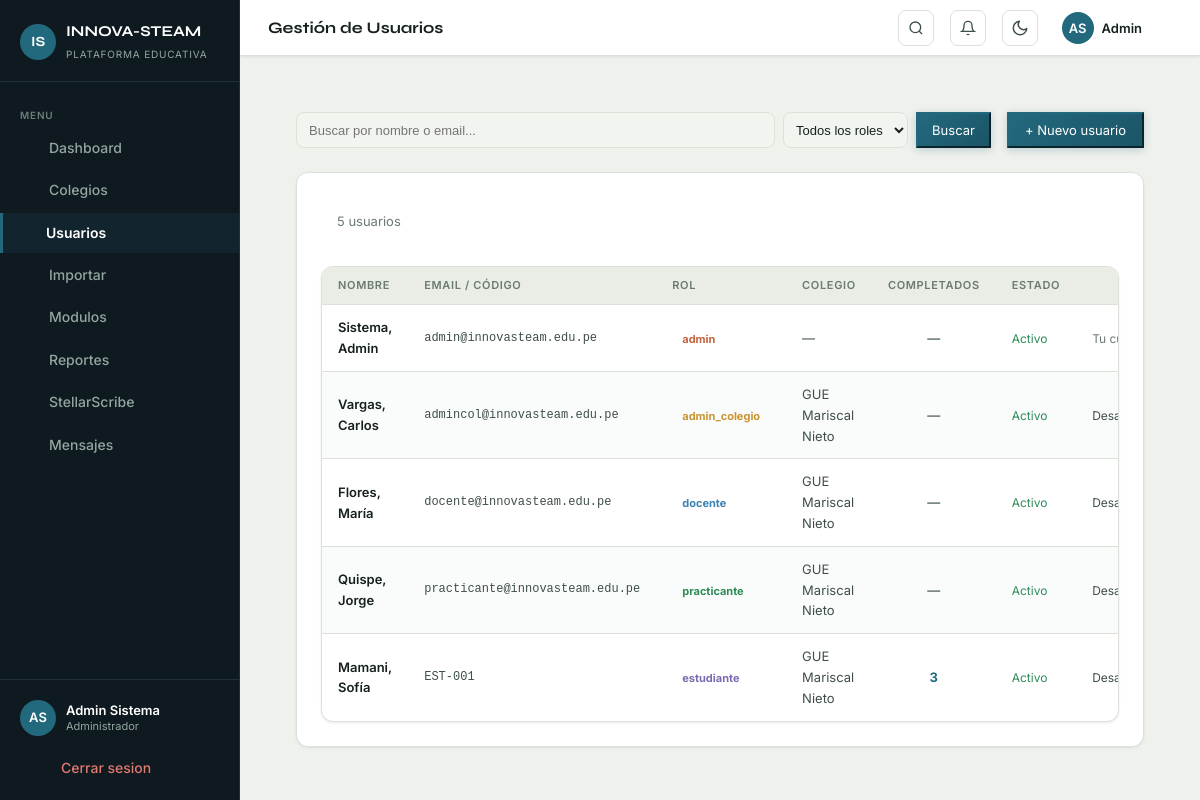
Page /admin/usuarios.php (signed in) on the earlier database version.
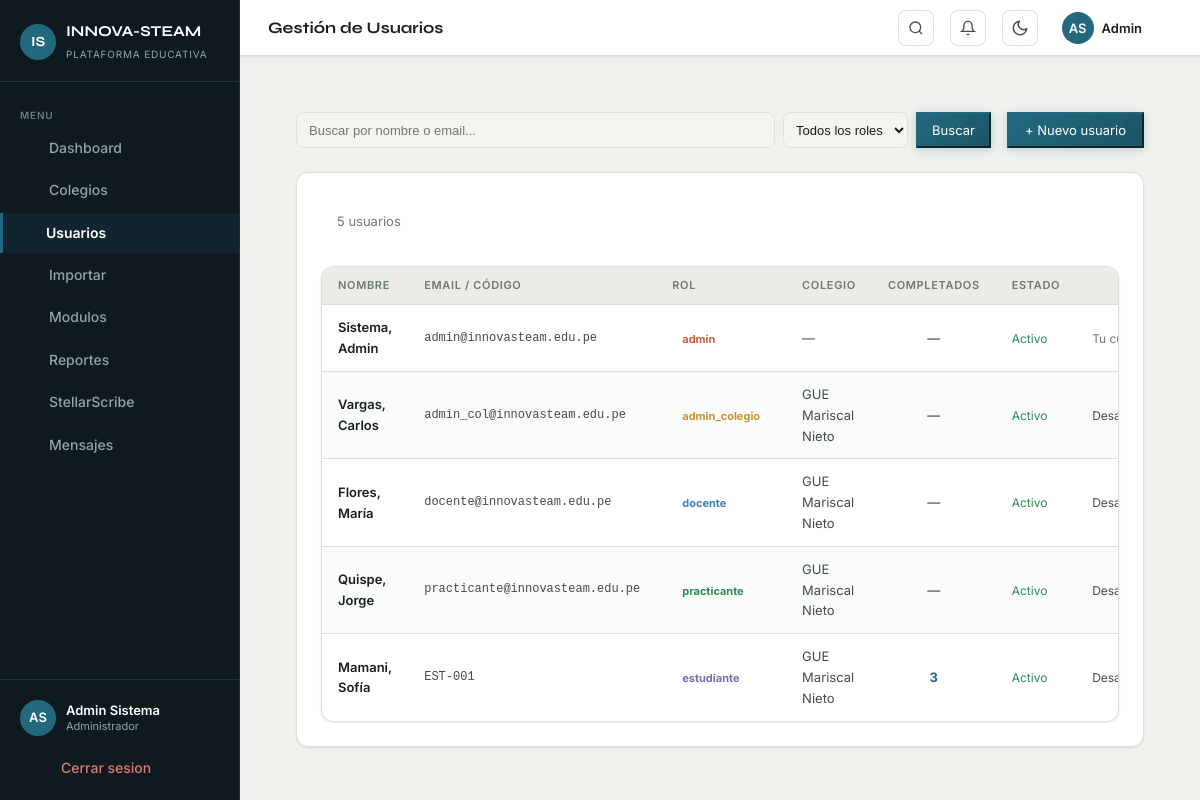
Same page on the later database version.
### tables this page shows
CREATE TABLE usuarios (
  id              INT UNSIGNED AUTO_INCREMENT PRIMARY KEY,
  nombre          VARCHAR(100) NOT NULL,
  apellido        VARCHAR(100) NOT NULL,
  email           VARCHAR(180) UNIQUE,
  codigo_acceso   VARCHAR(30)  UNIQUE,
  password_hash   VARCHAR(255) NOT NULL,
  rol             ENUM('admin','admin_colegio','docente','practicante','estudiante') NOT NULL,
  colegio_id      INT UNSIGNED,
  universidad     VARCHAR(200),
  telefono_tutor  VARCHAR(30),
  activo          TINYINT(1)   NOT NULL DEFAULT 1,
  created_at      TIMESTAMP    NOT NULL DEFAULT CURRENT_TIMESTAMP,
  CONSTRAINT fk_usuarios_colegio FOREIGN KEY (colegio_id) REFERENCES colegios(id) ON DELETE SET NULL
);

CREATE TABLE colegios (
  id          INT UNSIGNED AUTO_INCREMENT PRIMARY KEY,
  nombre      VARCHAR(200)  NOT NULL,
  distrito    VARCHAR(100)  NOT NULL,
  ugel_codigo VARCHAR(30)   NOT NULL,
  director    VARCHAR(150),
  telefono    VARCHAR(30),
  activo      TINYINT(1)    NOT NULL DEFAULT 1,
  created_at  TIMESTAMP     NOT NULL DEFAULT CURRENT_TIMESTAMP
);

### includes/config.php (called while the page is built, shortened)
<?php
function currentUserId(): int
{
    return (int)($_SESSION['user_id'] ?? 0);
}
function sanitize(string $val): string
{
    return htmlspecialchars(trim($val), ENT_QUOTES, 'UTF-8');
}

### admin/usuarios.php (the view, shortened to what this page needs)
<?php
require_once __DIR__ . '/../includes/config.php';
$pdo = getDB();
$q         = $_GET['q']   ?? '';
$page      = max(1, (int)($_GET['page'] ?? 1));
$perPage   = 50;
$offset    = ($page - 1) * $perPage;
$where  = '1=1';
$params = [];
$cntStmt = $pdo->prepare("SELECT COUNT(*) FROM usuarios u WHERE $where");
$cntStmt->execute($params);
$totalFiltered = (int)$cntStmt->fetchColumn();
$usuariosStmt = $pdo->prepare("
    SELECT u.*, col.nombre as colegio_nombre,
           (SELECT COUNT(*) FROM progreso_estudiante pe WHERE pe.estudiante_id=u.id AND pe.completado=1) as completados
    FROM usuarios u
    LEFT JOIN colegios col ON col.id=u.colegio_id
    WHERE $where
    ORDER BY u.rol, u.apellido, u.nombre
    LIMIT $perPage OFFSET $offset
");
$usuariosStmt->execute($params);
$usuarios = $usuariosStmt->fetchAll();
require_once __DIR__ . '/../includes/header.php';
?>
<div class="page-content">
  <div style="display:flex; gap:16px; margin-bottom:24px; flex-wrap:wrap;">
    <form method="GET" style="display:flex; gap:8px; flex:1; min-width:200px;">
      <input type="search" name="q" id="buscar-usuarios" value="<?= sanitize($q) ?>" placeholder="Buscar por nombre o email..."
        style="flex:1; background:var(--bg-elevated); border:1px solid var(--bg-border); color:var(--text-primary); border-radius:8px; padding:8px 12px; font-size:13px;">
      <select id="filtro-rol" name="rol" style="background:var(--bg-elevated); border:1px solid var(--bg-border); color:var(--text-primary); border-radius:8px; padding:8px; font-size:13px;">
        <option value="">Todos los roles</option>
      </select>
      <button type="submit" class="btn-primary" style="padding:8px 14px; font-size:13px;">Buscar</button>
    </form>
    <button onclick="document.getElementById('modal-crear').style.display='flex'" class="btn-primary" style="padding:8px 16px; font-size:13px;">
      + Nuevo usuario
    </button>
  </div>
  <div class="card">
    <div class="card-header" style="padding:14px 16px">
      <span style="font-size:13px;color:var(--text-muted)">
        <?= number_format($totalFiltered) ?> usuarios
      </span>
    </div>
    <div class="table-wrapper">
      <table>
        <thead>
          <tr>
            <th>Nombre</th>
            <th>Email / Código</th>
            <th>Rol</th>
            <th>Colegio</th>
            <th style="text-align:center">Completados</th>
            <th>Estado</th>
            <th></th>
          </tr>
        </thead>
        <tbody>
          <?php
          $rColors = ['admin'=>'var(--coral)','admin_colegio'=>'var(--gold)','docente'=>'var(--blue)','practicante'=>'var(--green)','estudiante'=>'var(--purple)','apoderado'=>'var(--teal)'];
          foreach ($usuarios as $u):
          ?>
          <tr style="opacity:<?= $u['activo']?1:0.5 ?>">
            <td style="font-weight:600"><?= sanitize($u['apellido'].', '.$u['nombre']) ?></td>
            <td style="font-size:12px;color:var(--text-secondary);font-family:monospace">
              <?= sanitize($u['email'] ?? $u['codigo_acceso'] ?? '—') ?>
            </td>
            <td>
              <span style="background:<?= $rColors[$u['rol']] ?>22;color:<?= $rColors[$u['rol']] ?>;border:1px solid <?= $rColors[$u['rol']] ?>44;padding:2px 10px;border-radius:20px;font-size:11px;font-weight:700">
                <?= $u['rol'] ?>
              </span>
            </td>
            <td style="color:var(--text-secondary);font-size:13px"><?= sanitize($u['colegio_nombre'] ?? '—') ?></td>
            <td style="text-align:center;font-weight:700;color:<?= $u['rol']==='estudiante' ? 'var(--accent)' : 'var(--text-muted)' ?>">
              <?= $u['rol']==='estudiante' ? $u['completados'] : '—' ?>
            </td>
            <td><span style="color:<?= $u['activo']?'var(--success)':'var(--danger)' ?>;font-size:12px"><?= $u['activo']?'Activo':'Inactivo' ?></span></td>
            <td>
              <?php if ((int)$u['id'] === currentUserId()): ?>
                <span style="color:var(--text-muted);font-size:12px">Tu cuenta</span>
              <?php else: ?>
              <form method="POST" style="display:inline" data-no-loading
                    onsubmit="return confirm('¿Cambiar estado del usuario?')">
                <button type="submit"
                        style="background:none;border:none;padding:0;cursor:pointer;color:var(--text-secondary);font-size:12px;font-family:inherit">
                  <?= $u['activo'] ? 'Desactivar' : 'Activar' ?>
                </button>
              </form>
              <?php endif; ?>
            </td>
          </tr>
          <?php endforeach; ?>
        </tbody>
      </table>
    </div>
  </div>
</div>
<?php require_once __DIR__ . '/../includes/footer.php'; ?>

Differences in the rows shown:
changed usuarios "Vargas, Carlos": email "admincol@innovasteam.edu.pe" → "admin_col@innovasteam.edu.pe"
